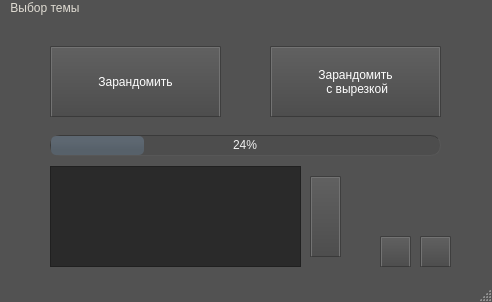
<?xml version="1.0" encoding="UTF-8"?>
<ui version="4.0">
 <class>MainWindow</class>
 <widget class="QMainWindow" name="MainWindow">
  <property name="geometry">
   <rect>
    <x>0</x>
    <y>0</y>
    <width>492</width>
    <height>302</height>
   </rect>
  </property>
  <property name="windowTitle">
   <string>Рандомизатор карточной хуйни</string>
  </property>
  <property name="styleSheet">
   <string notr="true">/*
ElegantDark Style Sheet for QT Applications
Author: Jaime A. Quiroga P.
Company: GTRONICK
Last updated: 17/04/2018
Available at: https://github.com/GTRONICK/QSS/blob/master/ElegantDark.qss
*/
QMainWindow {
	background-color:rgb(82, 82, 82);
}
QMessageBox { 
	background-color:rgb(82, 82, 82);
	color: rgb(0, 255, 0);
}
QTextEdit {
	background-color:rgb(42, 42, 42);
	color: rgb(0, 255, 0);
}
QPushButton{
	border-style: outset;
	border-width: 2px;
	border-top-color: qlineargradient(spread:pad, x1:0.5, y1:0.6, x2:0.5, y2:0.4, stop:0 rgba(115, 115, 115, 255), stop:1 rgba(62, 62, 62, 255));
	border-right-color: qlineargradient(spread:pad, x1:0.4, y1:0.5, x2:0.6, y2:0.5, stop:0 rgba(115, 115, 115, 255), stop:1 rgba(62, 62, 62, 255));
	border-left-color: qlineargradient(spread:pad, x1:0.6, y1:0.5, x2:0.4, y2:0.5, stop:0 rgba(115, 115, 115, 255), stop:1 rgba(62, 62, 62, 255));
	border-bottom-color: rgb(58, 58, 58);
	border-bottom-width: 1px;
	border-style: solid;
	color: rgb(255, 255, 255);
	padding: 2px;
	background-color: qlineargradient(spread:pad, x1:0.5, y1:1, x2:0.5, y2:0, stop:0 rgba(77, 77, 77, 255), stop:1 rgba(97, 97, 97, 255));
}
QPushButton:hover{
	border-style: outset;
	border-width: 2px;
	border-top-color: qlineargradient(spread:pad, x1:0.5, y1:0.6, x2:0.5, y2:0.4, stop:0 rgba(180, 180, 180, 255), stop:1 rgba(110, 110, 110, 255));
	border-right-color: qlineargradient(spread:pad, x1:0.4, y1:0.5, x2:0.6, y2:0.5, stop:0 rgba(180, 180, 180, 255), stop:1 rgba(110, 110, 110, 255));
	border-left-color: qlineargradient(spread:pad, x1:0.6, y1:0.5, x2:0.4, y2:0.5, stop:0 rgba(180, 180, 180, 255), stop:1 rgba(110, 110, 110, 255));
	border-bottom-color: rgb(115, 115, 115);
	border-bottom-width: 1px;
	border-style: solid;
	color: rgb(255, 255, 255);
	padding: 2px;
	background-color: qlineargradient(spread:pad, x1:0.5, y1:1, x2:0.5, y2:0, stop:0 rgba(107, 107, 107, 255), stop:1 rgba(157, 157, 157, 255));
}
QPushButton:pressed{
	border-style: outset;
	border-width: 2px;
	border-top-color: qlineargradient(spread:pad, x1:0.5, y1:0.6, x2:0.5, y2:0.4, stop:0 rgba(62, 62, 62, 255), stop:1 rgba(22, 22, 22, 255));
	border-right-color: qlineargradient(spread:pad, x1:0.4, y1:0.5, x2:0.6, y2:0.5, stop:0 rgba(115, 115, 115, 255), stop:1 rgba(62, 62, 62, 255));
	border-left-color: qlineargradient(spread:pad, x1:0.6, y1:0.5, x2:0.4, y2:0.5, stop:0 rgba(115, 115, 115, 255), stop:1 rgba(62, 62, 62, 255));
	border-bottom-color: rgb(58, 58, 58);
	border-bottom-width: 1px;
	border-style: solid;
	color: rgb(255, 255, 255);
	padding: 2px;
	background-color: qlineargradient(spread:pad, x1:0.5, y1:1, x2:0.5, y2:0, stop:0 rgba(77, 77, 77, 255), stop:1 rgba(97, 97, 97, 255));
}
QPushButton:disabled{
	border-style: outset;
	border-width: 2px;
	border-top-color: qlineargradient(spread:pad, x1:0.5, y1:0.6, x2:0.5, y2:0.4, stop:0 rgba(115, 115, 115, 255), stop:1 rgba(62, 62, 62, 255));
	border-right-color: qlineargradient(spread:pad, x1:0.4, y1:0.5, x2:0.6, y2:0.5, stop:0 rgba(115, 115, 115, 255), stop:1 rgba(62, 62, 62, 255));
	border-left-color: qlineargradient(spread:pad, x1:0.6, y1:0.5, x2:0.4, y2:0.5, stop:0 rgba(115, 115, 115, 255), stop:1 rgba(62, 62, 62, 255));
	border-bottom-color: rgb(58, 58, 58);
	border-bottom-width: 1px;
	border-style: solid;
	color: rgb(0, 0, 0);
	padding: 2px;
	background-color: qlineargradient(spread:pad, x1:0.5, y1:1, x2:0.5, y2:0, stop:0 rgba(57, 57, 57, 255), stop:1 rgba(77, 77, 77, 255));
}
QLineEdit {
	border-width: 1px; border-radius: 4px;
	border-color: rgb(58, 58, 58);
	border-style: inset;
	padding: 0 8px;
	color: rgb(255, 255, 255);
	background:rgb(100, 100, 100);
	selection-background-color: rgb(187, 187, 187);
	selection-color: rgb(60, 63, 65);
}
QLabel {
	color:rgb(255,255,255);	
}
QProgressBar {
	text-align: center;
	color: rgb(240, 240, 240);
	border-width: 1px; 
	border-radius: 10px;
	border-color: rgb(58, 58, 58);
	border-style: inset;
	background-color:rgb(77,77,77);
}
QProgressBar::chunk {
	background-color: qlineargradient(spread:pad, x1:0.5, y1:0.7, x2:0.5, y2:0.3, stop:0 rgba(87, 97, 106, 255), stop:1 rgba(93, 103, 113, 255));
	border-radius: 5px;
}
QMenuBar {
	background:rgb(82, 82, 82);
}
QMenuBar::item {
	color:rgb(223,219,210);
	spacing: 3px;
	padding: 1px 4px;
	background: transparent;
}

QMenuBar::item:selected {
	background:rgb(115, 115, 115);
}
QMenu::item:selected {
	color:rgb(255,255,255);
	border-width:2px;
	border-style:solid;
	padding-left:18px;
	padding-right:8px;
	padding-top:2px;
	padding-bottom:3px;
	background:qlineargradient(spread:pad, x1:0.5, y1:0.7, x2:0.5, y2:0.3, stop:0 rgba(87, 97, 106, 255), stop:1 rgba(93, 103, 113, 255));
	border-top-color: qlineargradient(spread:pad, x1:0.5, y1:0.6, x2:0.5, y2:0.4, stop:0 rgba(115, 115, 115, 255), stop:1 rgba(62, 62, 62, 255));
	border-right-color: qlineargradient(spread:pad, x1:0.4, y1:0.5, x2:0.6, y2:0.5, stop:0 rgba(115, 115, 115, 255), stop:1 rgba(62, 62, 62, 255));
	border-left-color: qlineargradient(spread:pad, x1:0.6, y1:0.5, x2:0.4, y2:0.5, stop:0 rgba(115, 115, 115, 255), stop:1 rgba(62, 62, 62, 255));
	border-bottom-color: rgb(58, 58, 58);
	border-bottom-width: 1px;
}
QMenu::item {
	color:rgb(223,219,210);
	background-color:rgb(78,78,78);
	padding-left:20px;
	padding-top:4px;
	padding-bottom:4px;
	padding-right:10px;
}
QMenu{
	background-color:rgb(78,78,78);
}
QTabWidget {
	color:rgb(0,0,0);
	background-color:rgb(247,246,246);
}
QTabWidget::pane {
		border-color: rgb(77,77,77);
		background-color:rgb(101,101,101);
		border-style: solid;
		border-width: 1px;
    	border-radius: 6px;
}
QTabBar::tab {
	padding:2px;
	color:rgb(250,250,250);
  	background-color: qlineargradient(spread:pad, x1:0.5, y1:1, x2:0.5, y2:0, stop:0 rgba(77, 77, 77, 255), stop:1 rgba(97, 97, 97, 255));
	border-style: solid;
	border-width: 2px;
  	border-top-right-radius:4px;
   border-top-left-radius:4px;
	border-top-color: qlineargradient(spread:pad, x1:0.5, y1:0.6, x2:0.5, y2:0.4, stop:0 rgba(115, 115, 115, 255), stop:1 rgba(95, 92, 93, 255));
	border-right-color: qlineargradient(spread:pad, x1:0.4, y1:0.5, x2:0.6, y2:0.5, stop:0 rgba(115, 115, 115, 255), stop:1 rgba(95, 92, 93, 255));
	border-left-color: qlineargradient(spread:pad, x1:0.6, y1:0.5, x2:0.4, y2:0.5, stop:0 rgba(115, 115, 115, 255), stop:1 rgba(95, 92, 93, 255));
	border-bottom-color: rgb(101,101,101);
}
QTabBar::tab:selected, QTabBar::tab:last:selected, QTabBar::tab:hover {
  	background-color:rgb(101,101,101);
  	margin-left: 0px;
  	margin-right: 1px;
}
QTabBar::tab:!selected {
    	margin-top: 1px;
		margin-right: 1px;
}
QCheckBox {
	color:rgb(223,219,210);
	padding: 2px;
}
QCheckBox:hover {
	border-radius:4px;
	border-style:solid;
	padding-left: 1px;
	padding-right: 1px;
	padding-bottom: 1px;
	padding-top: 1px;
	border-width:1px;
	border-color: rgb(87, 97, 106);
	background-color:qlineargradient(spread:pad, x1:0.5, y1:0.7, x2:0.5, y2:0.3, stop:0 rgba(87, 97, 106, 150), stop:1 rgba(93, 103, 113, 150));
}
QCheckBox::indicator:checked {
	border-radius:4px;
	border-style:solid;
	border-width:1px;
	border-color: rgb(180,180,180);
  	background-color:qlineargradient(spread:pad, x1:0.5, y1:0.7, x2:0.5, y2:0.3, stop:0 rgba(87, 97, 106, 255), stop:1 rgba(93, 103, 113, 255));
}
QCheckBox::indicator:unchecked {
	border-radius:4px;
	border-style:solid;
	border-width:1px;
	border-color: rgb(87, 97, 106);
  	background-color:rgb(255,255,255);
}
QStatusBar {
	color:rgb(240,240,240);
}</string>
  </property>
  <widget class="QWidget" name="centralwidget">
   <widget class="QPushButton" name="randomize">
    <property name="geometry">
     <rect>
      <x>50</x>
      <y>30</y>
      <width>171</width>
      <height>71</height>
     </rect>
    </property>
    <property name="styleSheet">
     <string notr="true"/>
    </property>
    <property name="text">
     <string>Зарандомить</string>
    </property>
   </widget>
   <widget class="QProgressBar" name="progressBar">
    <property name="geometry">
     <rect>
      <x>50</x>
      <y>119</y>
      <width>391</width>
      <height>21</height>
     </rect>
    </property>
    <property name="value">
     <number>24</number>
    </property>
   </widget>
   <widget class="QPushButton" name="randomizeWithCut">
    <property name="geometry">
     <rect>
      <x>270</x>
      <y>30</y>
      <width>171</width>
      <height>71</height>
     </rect>
    </property>
    <property name="text">
     <string>Зарандомить 
 с вырезкой</string>
    </property>
    <property name="flat">
     <bool>false</bool>
    </property>
   </widget>
   <widget class="QPushButton" name="update">
    <property name="geometry">
     <rect>
      <x>310</x>
      <y>160</y>
      <width>31</width>
      <height>81</height>
     </rect>
    </property>
    <property name="styleSheet">
     <string notr="true">QPushButton:hover
{
   background-color: #DCDCDC;
}</string>
    </property>
    <property name="text">
     <string/>
    </property>
    <property name="icon">
     <iconset>
      <normalon>imgs/update.png</normalon>
     </iconset>
    </property>
   </widget>
   <widget class="QTextEdit" name="fileListEdit">
    <property name="enabled">
     <bool>true</bool>
    </property>
    <property name="geometry">
     <rect>
      <x>50</x>
      <y>150</y>
      <width>251</width>
      <height>101</height>
     </rect>
    </property>
    <property name="textInteractionFlags">
     <set>Qt::NoTextInteraction</set>
    </property>
   </widget>
   <widget class="QPushButton" name="outputFiles">
    <property name="geometry">
     <rect>
      <x>380</x>
      <y>220</y>
      <width>31</width>
      <height>31</height>
     </rect>
    </property>
    <property name="font">
     <font>
      <pointsize>6</pointsize>
      <weight>75</weight>
      <bold>true</bold>
     </font>
    </property>
    <property name="styleSheet">
     <string notr="true">QPushButton:hover
{
   background-color: #DCDCDC;
}</string>
    </property>
    <property name="text">
     <string/>
    </property>
    <property name="icon">
     <iconset>
      <normalon>imgs/output.png</normalon>
     </iconset>
    </property>
   </widget>
   <widget class="QPushButton" name="sourceFiles">
    <property name="geometry">
     <rect>
      <x>420</x>
      <y>220</y>
      <width>31</width>
      <height>31</height>
     </rect>
    </property>
    <property name="font">
     <font>
      <pointsize>6</pointsize>
      <weight>75</weight>
      <bold>true</bold>
     </font>
    </property>
    <property name="styleSheet">
     <string notr="true">QPushButton:hover
{
   background-color: #DCDCDC;
}</string>
    </property>
    <property name="text">
     <string/>
    </property>
    <property name="icon">
     <iconset>
      <normalon>imgs/open.png</normalon>
     </iconset>
    </property>
   </widget>
  </widget>
  <widget class="QMenuBar" name="menubar">
   <property name="geometry">
    <rect>
     <x>0</x>
     <y>0</y>
     <width>492</width>
     <height>23</height>
    </rect>
   </property>
   <widget class="QMenu" name="menu">
    <property name="title">
     <string>Выбор темы</string>
    </property>
    <addaction name="MacOS"/>
    <addaction name="ElegantDark"/>
    <addaction name="Pink"/>
   </widget>
   <addaction name="menu"/>
  </widget>
  <widget class="QStatusBar" name="statusbar"/>
  <action name="MacOS">
   <property name="text">
    <string>MacOS</string>
   </property>
  </action>
  <action name="ElegantDark">
   <property name="text">
    <string>ElegantDark</string>
   </property>
  </action>
  <action name="Pink">
   <property name="text">
    <string>Pink</string>
   </property>
  </action>
 </widget>
 <resources/>
 <connections/>
</ui>
